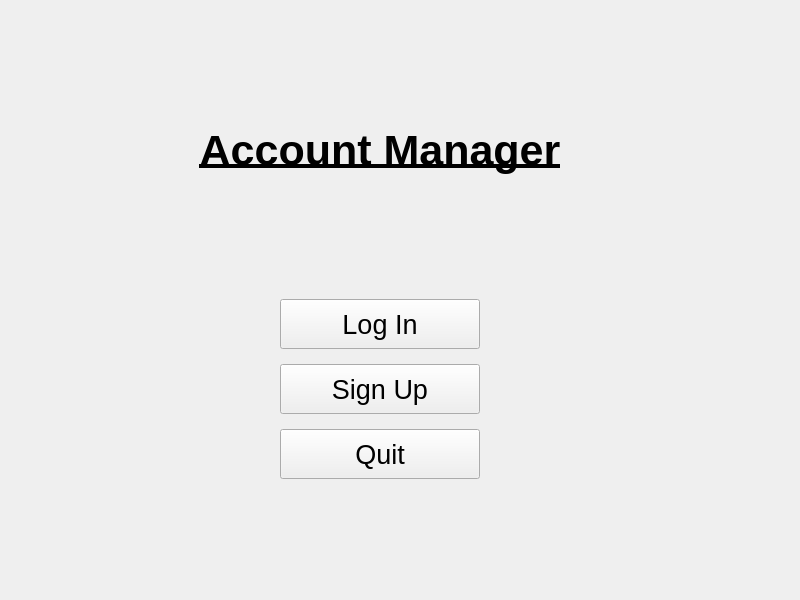
<?xml version="1.0" encoding="UTF-8"?>
<ui version="4.0">
 <class>StartScene</class>
 <widget class="QWidget" name="StartScene">
  <property name="geometry">
   <rect>
    <x>0</x>
    <y>0</y>
    <width>800</width>
    <height>600</height>
   </rect>
  </property>
  <property name="font">
   <font>
    <family>Arial</family>
    <pointsize>13</pointsize>
    <underline>false</underline>
   </font>
  </property>
  <property name="windowTitle">
   <string>Form</string>
  </property>
  <widget class="QLabel" name="programName">
   <property name="geometry">
    <rect>
     <x>130</x>
     <y>100</y>
     <width>500</width>
     <height>100</height>
    </rect>
   </property>
   <property name="font">
    <font>
     <family>Arial</family>
     <pointsize>32</pointsize>
     <bold>true</bold>
     <underline>true</underline>
    </font>
   </property>
   <property name="text">
    <string>Account Manager</string>
   </property>
   <property name="alignment">
    <set>Qt::AlignmentFlag::AlignCenter</set>
   </property>
  </widget>
  <widget class="QWidget" name="verticalLayoutWidget">
   <property name="geometry">
    <rect>
     <x>280</x>
     <y>290</y>
     <width>201</width>
     <height>201</height>
    </rect>
   </property>
   <layout class="QVBoxLayout" name="buttons">
    <item>
     <widget class="QPushButton" name="logInButton">
      <property name="minimumSize">
       <size>
        <width>200</width>
        <height>50</height>
       </size>
      </property>
      <property name="maximumSize">
       <size>
        <width>200</width>
        <height>50</height>
       </size>
      </property>
      <property name="font">
       <font>
        <family>Arial</family>
        <pointsize>20</pointsize>
        <underline>false</underline>
       </font>
      </property>
      <property name="text">
       <string>Log In</string>
      </property>
     </widget>
    </item>
    <item>
     <widget class="QPushButton" name="signUpButton">
      <property name="minimumSize">
       <size>
        <width>200</width>
        <height>50</height>
       </size>
      </property>
      <property name="maximumSize">
       <size>
        <width>200</width>
        <height>50</height>
       </size>
      </property>
      <property name="font">
       <font>
        <family>Arial</family>
        <pointsize>20</pointsize>
        <underline>false</underline>
       </font>
      </property>
      <property name="text">
       <string>Sign Up</string>
      </property>
     </widget>
    </item>
    <item>
     <widget class="QPushButton" name="quitButton">
      <property name="minimumSize">
       <size>
        <width>200</width>
        <height>50</height>
       </size>
      </property>
      <property name="maximumSize">
       <size>
        <width>200</width>
        <height>50</height>
       </size>
      </property>
      <property name="font">
       <font>
        <family>Arial</family>
        <pointsize>20</pointsize>
        <underline>false</underline>
       </font>
      </property>
      <property name="text">
       <string>Quit</string>
      </property>
     </widget>
    </item>
   </layout>
  </widget>
 </widget>
 <resources/>
 <connections/>
</ui>
